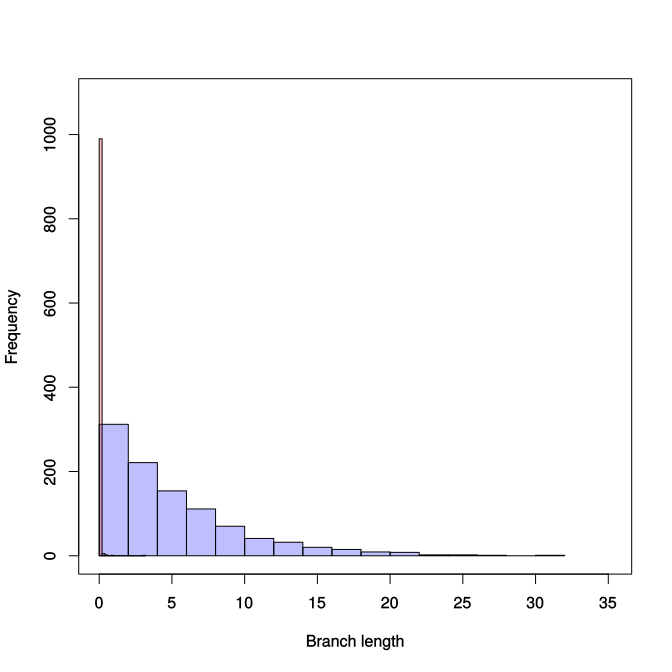

Recreate this plot in R.
rm(list=ls());
library(ape);
library(ggplot2)
library(geiger);
setwd("~/")

CreateBirthDeathBranchingTimes <- function(n_taxa = 10, birth_rate = 1.0, death_rate = 0.0)
{
  # Birth-Death model that stops after a certain number of taxa, with a coelescent species tree
  phylogeny <- sim.bdtree(birth_rate, death_rate, stop="taxa",n=n_taxa)
  phylogeny <- drop.extinct(phylogeny) # Drop extinct

  # Score branch length
  branching_times <- branching.times(phylogeny)
  return (branching_times)
}

CreateCoalescentBranchingTimes <- function(n_taxa = 10)
{
  # rcoal generates coalescent trees. The algorithms are described in Paradis (2012).
  phylogeny <- rcoal(n_taxa)
  phylogeny <- drop.extinct(phylogeny) # Drop extinct

  # Score branch length
  branching_times <- branching.times(phylogeny)
  return (branching_times)
}

n_taxa <- 1000
birth_rate <- 0.2
death_rate <- 0.01
model1 <- CreateBirthDeathBranchingTimes(n_taxa,birth_rate,death_rate)
model2 <- CreateCoalescentBranchingTimes(n_taxa)

svg(filename="ComparePhylogenyBranchLengthsHistograms.svg")
par(mfrow=c(1,2))
hist(model1,main="Contant-rate Birth Death Model")
hist(model2,main="Coalescent Model")
par(mfrow=c(1,1))
dev.off()

svg(filename="ComparePhylogenyBranchLengths.svg")
p1 <- hist(model1)
p2 <- hist(model2)
minx <- 0
maxx <- max(max(p1$breaks),max(p2$breaks)) * 1.1 # 10 #max(max(model1),max(model2))
miny <- 0
# maxy <- max(max(p1$density),max(p2$density)) * (length(model1) + length(model2)) * 2
maxy <- max(max(p1$counts),max(p2$counts)) * 1.1

plot(0,0,type="n",xlab="Branch length",ylab="Frequency",main="",xlim=c(0,maxx),ylim=c(0,maxy))
plot(p1,col=rgb(0.0,0.0,1.0,0.25),add=TRUE,xlim=c(0,maxx),ylim=c(0,maxy))
plot(p2,col=rgb(1.0,0.0,0.0,0.25),add=TRUE,xlim=c(0,maxx),ylim=c(0,maxy))
dev.off()